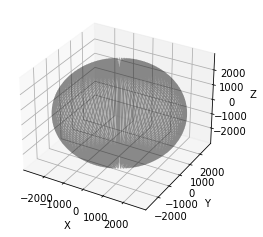

Here is the Python script that generated this plot:
# -*- coding: utf-8 -*-
"""
3D Plot of a Black Hole Using the Schwarzschild Radius

@author: Abhisek Sarkar
"""

import numpy as np
import matplotlib.pyplot as plt
from mpl_toolkits.mplot3d.art3d import Poly3DCollection

# Parameters for the black hole
mass = 1.0 # mass of the black hole in solar masses

# Calculate the Schwarzschild radius of the black hole
rs = 2*mass*6.67e-11*2e30/(3e8)**2

# Define the shape of the black hole in 3D space
# Create spherical coordinates
u, v = np.linspace(0, 2 * np.pi, 100), np.linspace(0, np.pi, 100)
# Create the x, y, and z coordinates of the sphere
x = rs * np.outer(np.cos(u), np.sin(v))
y = rs * np.outer(np.sin(u), np.sin(v))
z = rs * np.outer(np.ones(np.size(u)), np.cos(v))

# Create a figure and axes for the 3D plot
fig = plt.figure()
ax = fig.add_subplot(111, projection='3d')

# Plot the black hole shape
ax.add_collection(Poly3DCollection([list(zip(x.flatten(), y.flatten(), z.flatten()))], alpha=.25, color='black'))

# Set the plot limits and labels
ax.set_xlim([-rs, rs]) # set limit to the radius of the black hole sphere
ax.set_ylim([-rs, rs]) # set limit to the radius of the black hole sphere
ax.set_zlim([-rs, rs]) # set limit to the radius of the black hole sphere
ax.set_xlabel('X')
ax.set_ylabel('Y')
ax.set_zlabel('Z')

# Show the plot
plt.show()
